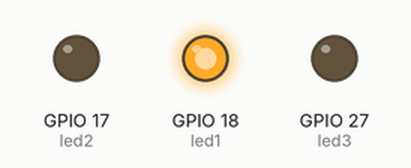
A program run on a simulated Raspberry Pi (BCM pin numbers). Shown: output pins drawn as LEDs (lit = HIGH). At 13.5 s the program stops and its outputs stay as they are.

Above: at 0.2 s.
At 2.7 s:
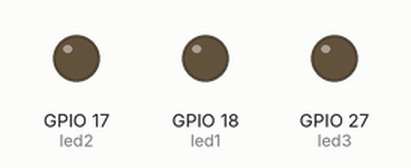
Timing chart, 0 to 3.0 s (numbered marks = the images above):
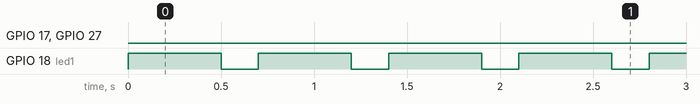

The program:

led1.py
```python
from gpiozero import LED

import time

led1 = LED(18)
led2 = LED(17)
led3 = LED(27)

led1.on()
led1.blink(0.5,0.2,5,False)
led1.off()

led2.on()
led2.blink(0.5,0.2,5,False)
led2.off()

led3.on()
led3.blink(0.5,0.2,5,False)
time.sleep(3)
led3.off()
```

Measured:
- by itself, GPIO 17 (led2): LOW → HIGH at 3.5 s, → LOW 0.50 s later, → HIGH 0.20 s later, → LOW 0.50 s later, … (10 changes in this stretch)
- by itself, GPIO 18 (led1): alternates HIGH for 0.50 s and LOW for 0.20 s, 10 changes in all, then stays LOW
- by itself, GPIO 27 (led3): LOW → HIGH at 7.0 s, → LOW 0.50 s later, → HIGH 0.20 s later, → LOW 0.50 s later, … (10 changes in this stretch)
